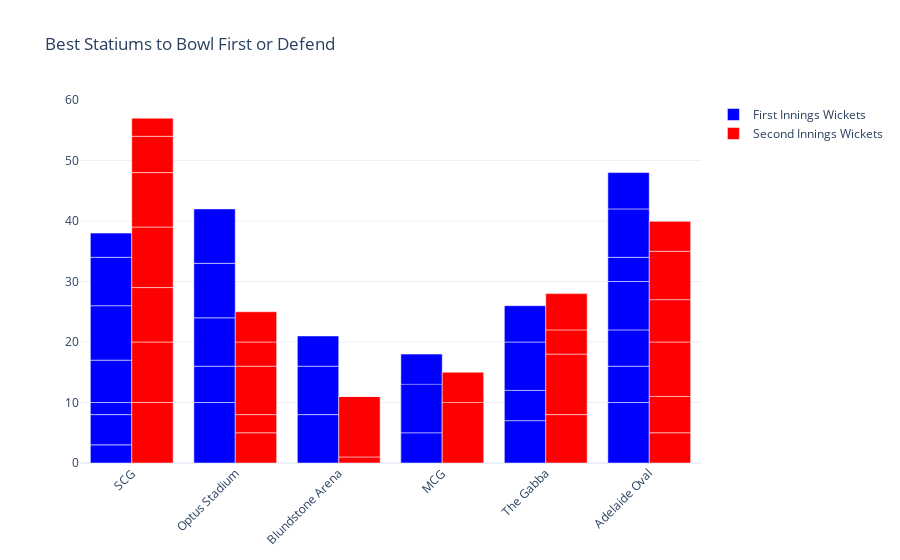

Notebook code for this chart:
### Code cell
fig = go.Figure()
fig.add_trace(go.Bar(
    x=data["venue"],
    y=data["first innings wickets"],
    name='First Innings Wickets',
    marker_color='blue'
))
fig.add_trace(go.Bar(
    x=data["venue"],
    y=data["second innings wickets"],
    name='Second Innings Wickets',
    marker_color='red'
))
fig.update_layout(barmode='group', 
                  xaxis_tickangle=-45, 
                  title="Best Statiums to Bowl First or Defend")
fig.show()

### Figure 1 — Plotly figure (JSON) as saved in the notebook; plotly's stock layout.template omitted (floating-point values rounded to 4 significant figures)
{"data": [{"marker": {"color": "blue"}, "name": "First Innings Wickets", "type": "bar", "x": ["SCG", "Optus Stadium", "Blundstone Arena", "MCG", "Blundstone Arena", "Blundstone Arena", "Optus Stadium", "MCG", "MCG", "SCG", "SCG", "Optus Stadium", "MCG", "MCG", "SCG", "The Gabba", "Optus Stadium", "Optus Stadium", "The Gabba", "The Gabba", "The Gabba", "Adelaide Oval", "Adelaide Oval", "SCG", "Adelaide Oval", "Adelaide Oval", "SCG", "Adelaide Oval", "Adelaide Oval", "MCG", "SCG", "Adelaide Oval", "MCG"], "y": [3, 10, 8, 8, 8, 5, 6, 10, null, 5, 2, 8, null, null, 7, 7, 9, 9, 5, 8, 6, 10, 6, 9, 6, 8, 8, 4, 8, 5, 4, 6, 8]}, {"marker": {"color": "red"}, "name": "Second Innings Wickets", "type": "bar", "x": ["SCG", "Optus Stadium", "Blundstone Arena", "MCG", "Blundstone Arena", "Blundstone Arena", "Optus Stadium", "MCG", "MCG", "SCG", "SCG", "Optus Stadium", "MCG", "MCG", "SCG", "The Gabba", "Optus Stadium", "Optus Stadium", "The Gabba", "The Gabba", "The Gabba", "Adelaide Oval", "Adelaide Oval", "SCG", "Adelaide Oval", "Adelaide Oval", "SCG", "Adelaide Oval", "Adelaide Oval", "MCG", "SCG", "Adelaide Oval", "MCG"], "y": [10, 5, 1, 6, 10, 0, 3, 5, null, 10, 9, 8, null, null, 10, 8, 4, 5, 10, 4, 6, 5, 6, 9, 9, 7, 6, 8, 5, 10, 3, 0, 5]}], "layout": {"barmode": "group", "title": {"text": "Best Statiums to Bowl First or Defend"}, "xaxis": {"tickangle": -45}}}
